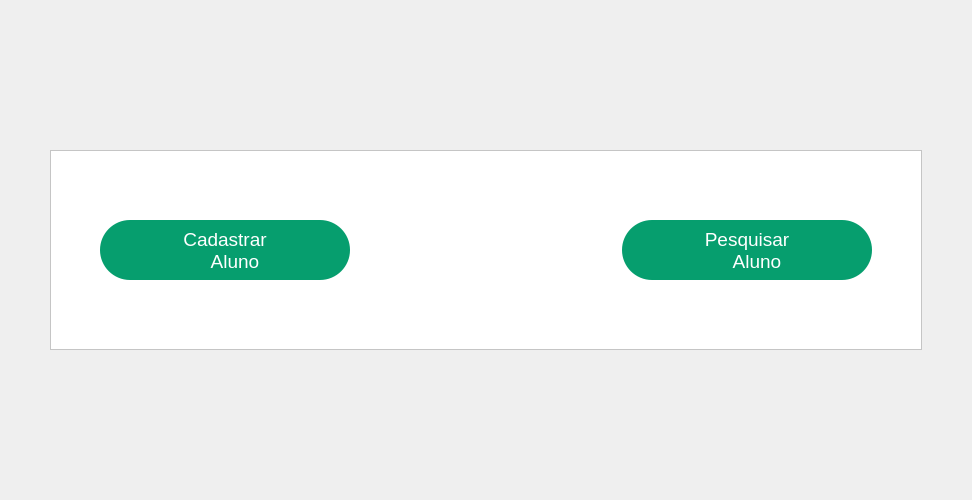
         <widget class="QWidget" name="pg_Alunos">
          <layout class="QGridLayout" name="gridLayout_2">
           <property name="leftMargin">
            <number>50</number>
           </property>
           <property name="topMargin">
            <number>150</number>
           </property>
           <property name="rightMargin">
            <number>50</number>
           </property>
           <property name="bottomMargin">
            <number>150</number>
           </property>
           <property name="horizontalSpacing">
            <number>0</number>
           </property>
           <item row="0" column="0">
            <widget class="QFrame" name="frame">
             <property name="styleSheet">
              <string notr="true">background-color: rgb(255, 255, 255);</string>
             </property>
             <property name="frameShape">
              <enum>QFrame::StyledPanel</enum>
             </property>
             <property name="frameShadow">
              <enum>QFrame::Raised</enum>
             </property>
             <layout class="QHBoxLayout" name="horizontalLayout_2">
              <item>
               <spacer name="horizontalSpacer_4">
                <property name="orientation">
                 <enum>Qt::Horizontal</enum>
                </property>
                <property name="sizeHint" stdset="0">
                 <size>
                  <width>40</width>
                  <height>20</height>
                 </size>
                </property>
               </spacer>
              </item>
              <item>
               <widget class="QPushButton" name="btnPgCadastrarAlunos_PgAlunos">
                <property name="minimumSize">
                 <size>
                  <width>250</width>
                  <height>60</height>
                 </size>
                </property>
                <property name="maximumSize">
                 <size>
                  <width>300</width>
                  <height>60</height>
                 </size>
                </property>
                <property name="font">
                 <font>
                  <family>Arial</family>
                  <pointsize>14</pointsize>
                 </font>
                </property>
                <property name="styleSheet">
                 <string notr="true">QPushButton{
	background-color:#069E6E;
	color:#ffffff;
	border-radius:30px;
}

QPushButton:hover{
	background-color:#047b55;
}

QPushButton:pressed{
	background-color: rgb(2, 45, 29);
}

QPushButton:checked{
	background-color:  rgb(2, 45, 29);
}

</string>
                </property>
                <property name="text">
                 <string>Cadastrar 
    Aluno</string>
                </property>
                <property name="icon">
                 <iconset resource="../imagens/imagens_usadas.qrc">
                  <normaloff>:/imagens/imgBtnCadastrar.png</normaloff>:/imagens/imgBtnCadastrar.png</iconset>
                </property>
                <property name="iconSize">
                 <size>
                  <width>36</width>
                  <height>36</height>
                 </size>
                </property>
               </widget>
              </item>
              <item>
               <spacer name="horizontalSpacer_7">
                <property name="orientation">
                 <enum>Qt::Horizontal</enum>
                </property>
                <property name="sizeHint" stdset="0">
                 <size>
                  <width>40</width>
                  <height>20</height>
                 </size>
                </property>
               </spacer>
              </item>
              <item>
               <widget class="QLabel" name="label">
                <property name="minimumSize">
                 <size>
                  <width>180</width>
                  <height>180</height>
                 </size>
                </property>
                <property name="maximumSize">
                 <size>
                  <width>300</width>
                  <height>350</height>
                 </size>
                </property>
                <property name="text">
                 <string/>
                </property>
                <property name="pixmap">
                 <pixmap resource="../imagens/imagens_usadas.qrc">:/imagens/imgPagAlunos.png</pixmap>
                </property>
                <property name="scaledContents">
                 <bool>true</bool>
                </property>
                <property name="alignment">
                 <set>Qt::AlignCenter</set>
                </property>
               </widget>
              </item>
              <item>
               <spacer name="horizontalSpacer_8">
                <property name="orientation">
                 <enum>Qt::Horizontal</enum>
                </property>
                <property name="sizeHint" stdset="0">
                 <size>
                  <width>40</width>
                  <height>20</height>
                 </size>
                </property>
               </spacer>
              </item>
              <item>
               <widget class="QPushButton" name="btnPgProcurarAlunos_PgAlunos">
                <property name="minimumSize">
                 <size>
                  <width>250</width>
                  <height>60</height>
                 </size>
                </property>
                <property name="maximumSize">
                 <size>
                  <width>300</width>
                  <height>60</height>
                 </size>
                </property>
                <property name="font">
                 <font>
                  <family>Arial</family>
                  <pointsize>14</pointsize>
                 </font>
                </property>
                <property name="layoutDirection">
                 <enum>Qt::LeftToRight</enum>
                </property>
                <property name="styleSheet">
                 <string notr="true">QPushButton{
	background-color:#069E6E;
	color:#ffffff;
	border-radius:30px;
}

QPushButton:hover{
	background-color:#047b55;
}

QPushButton:pressed{
	background-color: rgb(2, 45, 29);
}

QPushButton:checked{
	background-color:  rgb(2, 45, 29);
}

</string>
                </property>
                <property name="text">
                 <string>Pesquisar 
    Aluno</string>
                </property>
                <property name="icon">
                 <iconset resource="../imagens/imagens_usadas.qrc">
                  <normaloff>:/imagens/imgBtnPesquisar.png</normaloff>:/imagens/imgBtnPesquisar.png</iconset>
                </property>
                <property name="iconSize">
                 <size>
                  <width>36</width>
                  <height>36</height>
                 </size>
                </property>
               </widget>
              </item>
              <item>
               <spacer name="horizontalSpacer_6">
                <property name="orientation">
                 <enum>Qt::Horizontal</enum>
                </property>
                <property name="sizeHint" stdset="0">
                 <size>
                  <width>40</width>
                  <height>20</height>
                 </size>
                </property>
               </spacer>
              </item>
             </layout>
            </widget>
           </item>
          </layout>
         </widget>
